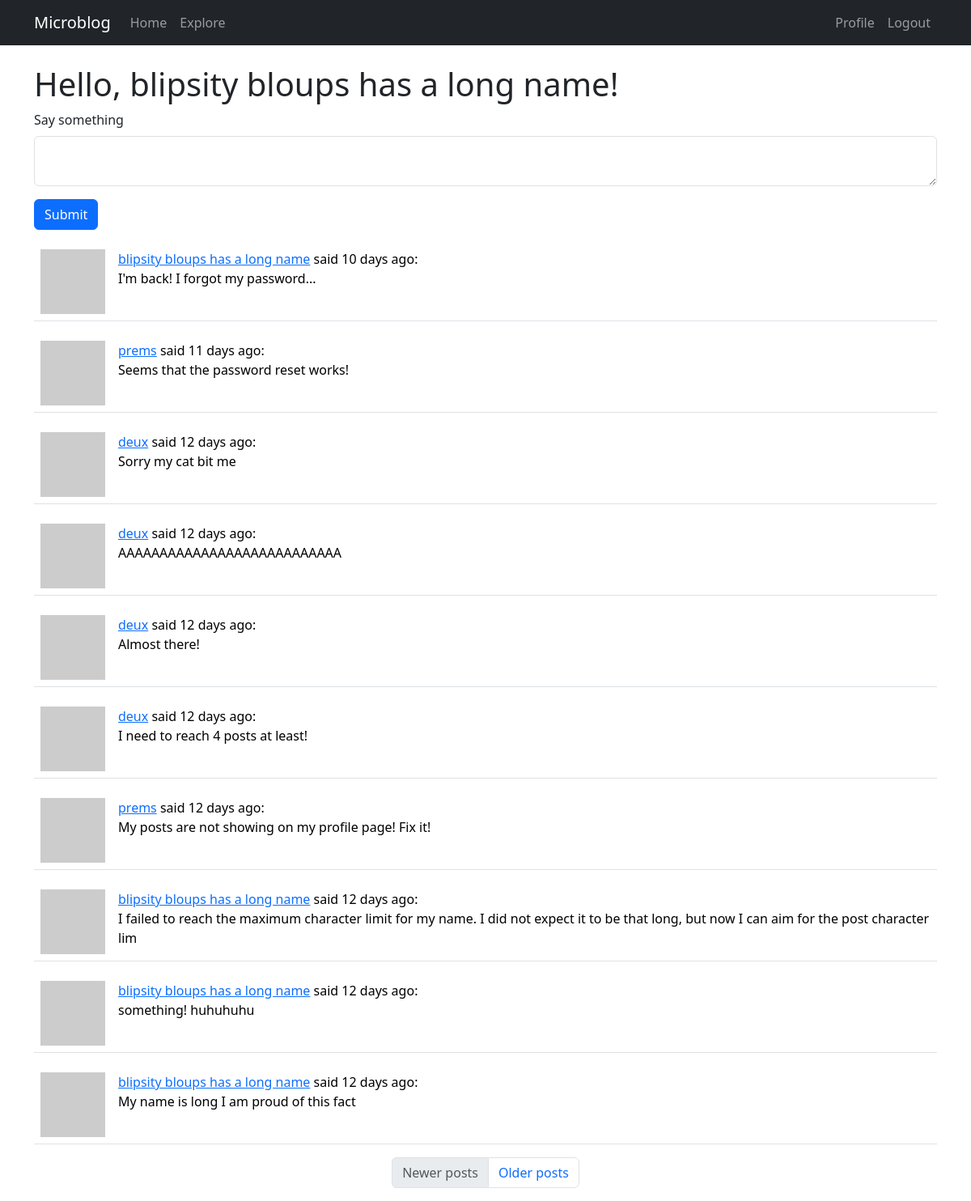
The page /index (signed in) on the database as committed earlier.
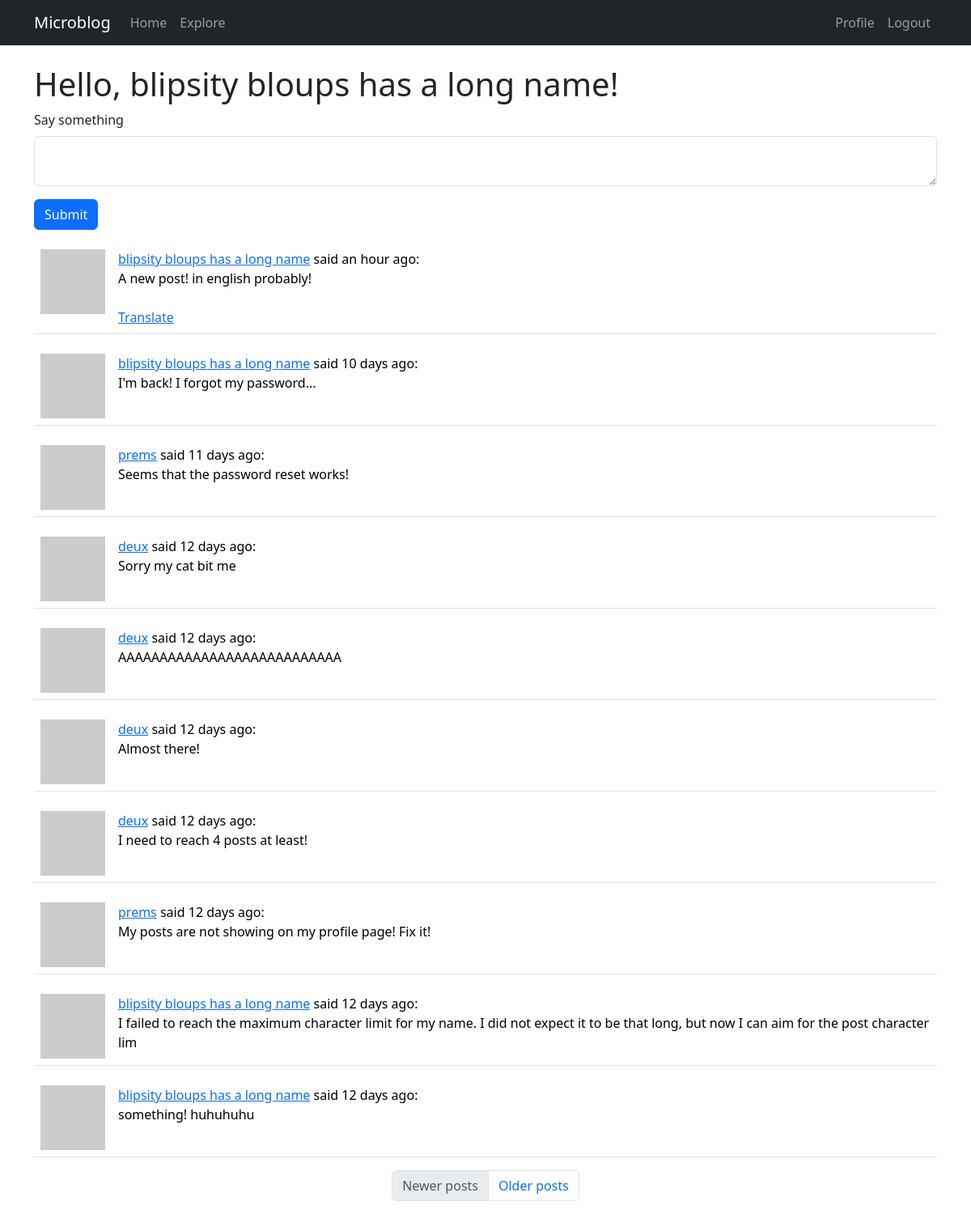
The same page on the database as committed later.
### app/models.py (models this page shows, shortened)
class Post(db.Model):
    id: so.Mapped[int] = so.mapped_column(primary_key=True)
    body: so.Mapped[str] = so.mapped_column(sa.String(140))
    timestamp: so.Mapped[datetime] = so.mapped_column(
        index=True, default=lambda: datetime.now(timezone.utc)
    )
    user_id: so.Mapped[int] = so.mapped_column(sa.ForeignKey(User.id), index=True)
    author: so.Mapped[User] = so.relationship(back_populates="posts")
    language: so.Mapped[Optional[str]] = so.mapped_column(sa.String(5))

class User(UserMixin, db.Model):
    id: so.Mapped[int] = so.mapped_column(primary_key=True)
    username: so.Mapped[str] = so.mapped_column(sa.String(64), index=True, unique=True)
    email: so.Mapped[str] = so.mapped_column(sa.String(120), index=True, unique=True)
    password_hash: so.Mapped[Optional[str]] = so.mapped_column(sa.String(256))
    posts: so.WriteOnlyMapped["Post"] = so.relationship(back_populates="author")
    about_me: so.Mapped[Optional[str]] = so.mapped_column(sa.String(140))
    last_seen: so.Mapped[Optional[datetime]] = so.mapped_column(
        default=lambda: datetime.now(timezone.utc)
    )
    following: so.WriteOnlyMapped["User"] = so.relationship(
        secondary=followers,
        primaryjoin=(followers.c.follower_id == id),
        secondaryjoin=(followers.c.followed_id == id),
        back_populates="followers",
    )
    followers: so.WriteOnlyMapped["User"] = so.relationship(
        secondary=followers,
        primaryjoin=(followers.c.followed_id == id),
        secondaryjoin=(followers.c.follower_id == id),
        back_populates="following",
    )
    def avatar(self, size):
        digest = md5(self.email.lower().encode("utf-8")).hexdigest()
        return f"https://www.gravatar.com/avatar/{digest}?d=identicon&s={size}"
    def following_posts(self):
        Author = so.aliased(User)
        Follower = so.aliased(User)
        return (
            sa.select(Post)
            .join(Post.author.of_type(Author))
            .join(Author.followers.of_type(Follower), isouter=True)
            .where(sa.or_(Follower.id == self.id, Author.id == self.id))
            .group_by(Post)
            .order_by(Post.timestamp.desc())
        )

### app/routes.py (the view, shortened to what this page needs)
@app.route("/", methods=["GET", "POST"])
@app.route("/index", methods=["GET", "POST"])
@login_required
def index():
    form = PostForm()
    page = request.args.get("page", 1, int)
    posts = db.paginate(
        current_user.following_posts(),
        page=page,
        per_page=app.config["POSTS_PER_PAGE"],
        error_out=False,
    )
    prev_url = url_for("index", page=posts.prev_num) if posts.has_prev else None
    next_url = url_for("index", page=posts.next_num) if posts.has_next else None
    return render_template(
        "index.html",
        title=_("Home"),
        form=form,
        posts=posts,
        prev_url=prev_url,
        next_url=next_url,
    )

### app/forms.py
class PostForm(FlaskForm):
    post = TextAreaField(
        _l("Say something"), validators=[DataRequired(), Length(min=1, max=140)]
    )
    submit = SubmitField(_l("Submit"))

### app/__init__.py (called while the page is built)
def get_locale():
    return "fr"

### app/models.py (called while the page is built)
@login.user_loader
def load_user(id):
    return db.session.get(User, int(id))

### app/routes.py (called while the page is built)
@app.before_request
def before_request():
    if current_user.is_authenticated:
        current_user.last_seen = datetime.now(timezone.utc)
        db.session.commit()
    g.locale = get_locale()

### app/templates/index.html
{% extends 'base.html' %}
{% import "bootstrap_wtf.html" as wtf %}
{% block content %}
<h1>{{_("Hello")}}, {{ current_user.username }}!</h1>
{% if form %}
{{ wtf.quick_form(form) }}
{% endif %}
{% for post in posts %}
{% include '_post.html' %}
{% endfor %}
<nav aria-label="Post navigation">
  <ul class="pagination justify-content-center">
    <li class="page-item {% if not prev_url %} disabled{% endif %}">
      <a class="page-link" href="{{ prev_url }}">{{_("Newer posts")}}</a>
    </li>
    <li class=" page-item {% if not next_url %} disabled{% endif %}">
        <a class="page-link" href="{{ next_url }}">{{_("Older posts")}}</a>
    </li>
  </ul>
</nav>
{% endblock %}

### app/templates/_post.html
<table class="table table-hover">
    <tr valign="top">
        <td width="70px">
            <a href="{{ url_for('user', username=post.author.username) }}">
                <img src="{{ post.author.avatar(36) }}"></a>
        </td>
        <td>
            <a href="{{ url_for('user', username=post.author.username) }}">
                {{ post.author.username }}</a>
            {{_("said")}} {{ moment(post.timestamp).fromNow() }}:
            <br>
            {{ post.body }}
            {% if post.language and post.language != g.locale %}
                <br><br>
                <a href="#">{{_("Translate")}}</a>
            {% endif %}
        </td>
    </tr>
</table>

Rows that differ between the two databases and show on the page:
no longer on this page (row unchanged): Post: author.username "blipsity bloups has a long name", timestamp "12 days ago", body "My name is long I am proud of this fact"
added Post: author.username "blipsity bloups has a long name", timestamp "an hour ago", body "A new post! in english probably!"
